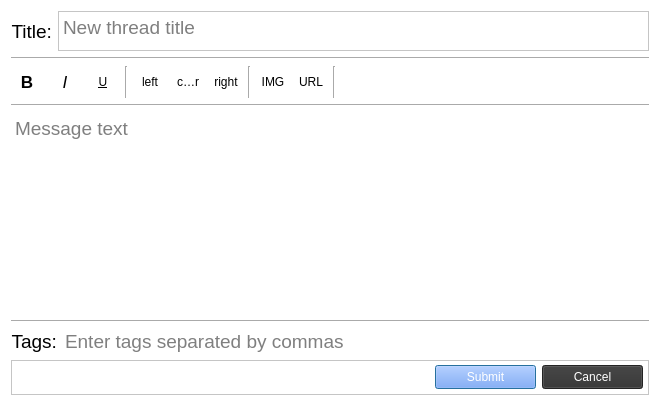
<?xml version="1.0" encoding="UTF-8"?>
<ui version="4.0">
 <author>Adalid Claure</author>
 <class>NewThreadDlg</class>
 <widget class="QDialog" name="NewThreadDlg">
  <property name="geometry">
   <rect>
    <x>0</x>
    <y>0</y>
    <width>660</width>
    <height>406</height>
   </rect>
  </property>
  <property name="sizePolicy">
   <sizepolicy hsizetype="Preferred" vsizetype="Preferred">
    <horstretch>0</horstretch>
    <verstretch>0</verstretch>
   </sizepolicy>
  </property>
  <property name="windowTitle">
   <string>New Thread</string>
  </property>
  <property name="styleSheet">
   <string notr="true">background-color: rgb(255, 255, 255);</string>
  </property>
  <layout class="QGridLayout" name="gridLayout_2">
   <item row="0" column="0">
    <layout class="QVBoxLayout" name="verticalLayout">
     <item>
      <layout class="QHBoxLayout" name="horizontalLayout">
       <property name="sizeConstraint">
        <enum>QLayout::SetDefaultConstraint</enum>
       </property>
       <item>
        <widget class="QLabel" name="titleLbl">
         <property name="minimumSize">
          <size>
           <width>40</width>
           <height>0</height>
          </size>
         </property>
         <property name="font">
          <font>
           <family>Helvetica</family>
           <pointsize>14</pointsize>
           <weight>50</weight>
           <bold>false</bold>
          </font>
         </property>
         <property name="styleSheet">
          <string notr="true">QLabel { color: rgb(0, 0, 0); }</string>
         </property>
         <property name="text">
          <string>Title:</string>
         </property>
         <property name="alignment">
          <set>Qt::AlignRight|Qt::AlignTrailing|Qt::AlignVCenter</set>
         </property>
        </widget>
       </item>
       <item>
        <widget class="owl::SpellCheckEdit" name="titleText">
         <property name="minimumSize">
          <size>
           <width>0</width>
           <height>20</height>
          </size>
         </property>
         <property name="maximumSize">
          <size>
           <width>16777215</width>
           <height>40</height>
          </size>
         </property>
         <property name="font">
          <font>
           <pointsize>14</pointsize>
          </font>
         </property>
         <property name="inputMethodHints">
          <set>Qt::ImhNone</set>
         </property>
         <property name="frameShape">
          <enum>QFrame::StyledPanel</enum>
         </property>
         <property name="frameShadow">
          <enum>QFrame::Plain</enum>
         </property>
         <property name="lineWidth">
          <number>0</number>
         </property>
         <property name="verticalScrollBarPolicy">
          <enum>Qt::ScrollBarAlwaysOff</enum>
         </property>
         <property name="horizontalScrollBarPolicy">
          <enum>Qt::ScrollBarAlwaysOff</enum>
         </property>
         <property name="tabChangesFocus">
          <bool>true</bool>
         </property>
         <property name="lineWrapMode">
          <enum>QPlainTextEdit::NoWrap</enum>
         </property>
         <property name="placeholderText">
          <string>New thread title</string>
         </property>
        </widget>
       </item>
      </layout>
     </item>
     <item>
      <widget class="Line" name="line_3">
       <property name="orientation">
        <enum>Qt::Horizontal</enum>
       </property>
      </widget>
     </item>
     <item>
      <layout class="QGridLayout" name="gridLayout_3">
       <item row="0" column="11">
        <widget class="Line" name="line_4">
         <property name="orientation">
          <enum>Qt::Vertical</enum>
         </property>
        </widget>
       </item>
       <item row="0" column="1">
        <widget class="QToolButton" name="boldBtn">
         <property name="minimumSize">
          <size>
           <width>32</width>
           <height>32</height>
          </size>
         </property>
         <property name="maximumSize">
          <size>
           <width>32</width>
           <height>32</height>
          </size>
         </property>
         <property name="font">
          <font>
           <pointsize>13</pointsize>
           <weight>75</weight>
           <bold>true</bold>
          </font>
         </property>
         <property name="toolTip">
          <string>Bold</string>
         </property>
         <property name="styleSheet">
          <string notr="true">QToolButton
{
    border-radius: 2px;
}

QToolButton:hover
{
  	background-color: #D0D0D0;
}</string>
         </property>
         <property name="text">
          <string>B</string>
         </property>
         <property name="autoRaise">
          <bool>true</bool>
         </property>
        </widget>
       </item>
       <item row="0" column="4">
        <widget class="Line" name="line_5">
         <property name="orientation">
          <enum>Qt::Vertical</enum>
         </property>
        </widget>
       </item>
       <item row="0" column="6">
        <widget class="QToolButton" name="centerBtn">
         <property name="minimumSize">
          <size>
           <width>32</width>
           <height>32</height>
          </size>
         </property>
         <property name="maximumSize">
          <size>
           <width>32</width>
           <height>32</height>
          </size>
         </property>
         <property name="styleSheet">
          <string notr="true">QToolButton
{
    border-radius: 2px;
}

QToolButton:hover
{
  	background-color: #D0D0D0;
}</string>
         </property>
         <property name="text">
          <string>center</string>
         </property>
         <property name="autoRaise">
          <bool>true</bool>
         </property>
        </widget>
       </item>
       <item row="0" column="7">
        <widget class="QToolButton" name="rightBtn">
         <property name="minimumSize">
          <size>
           <width>32</width>
           <height>32</height>
          </size>
         </property>
         <property name="maximumSize">
          <size>
           <width>32</width>
           <height>32</height>
          </size>
         </property>
         <property name="styleSheet">
          <string notr="true">QToolButton
{
    border-radius: 2px;
}

QToolButton:hover
{
  	background-color: #D0D0D0;
}</string>
         </property>
         <property name="text">
          <string>right</string>
         </property>
         <property name="autoRaise">
          <bool>true</bool>
         </property>
        </widget>
       </item>
       <item row="0" column="5">
        <widget class="QToolButton" name="leftBtn">
         <property name="minimumSize">
          <size>
           <width>32</width>
           <height>32</height>
          </size>
         </property>
         <property name="maximumSize">
          <size>
           <width>32</width>
           <height>32</height>
          </size>
         </property>
         <property name="styleSheet">
          <string notr="true">QToolButton
{
    border-radius: 2px;
}

QToolButton:hover
{
  	background-color: #D0D0D0;
}</string>
         </property>
         <property name="text">
          <string>left</string>
         </property>
         <property name="autoRaise">
          <bool>true</bool>
         </property>
        </widget>
       </item>
       <item row="0" column="2">
        <widget class="QToolButton" name="italicBtn">
         <property name="minimumSize">
          <size>
           <width>32</width>
           <height>32</height>
          </size>
         </property>
         <property name="maximumSize">
          <size>
           <width>32</width>
           <height>32</height>
          </size>
         </property>
         <property name="font">
          <font>
           <pointsize>13</pointsize>
           <italic>true</italic>
          </font>
         </property>
         <property name="toolTip">
          <string>Italic</string>
         </property>
         <property name="styleSheet">
          <string notr="true">QToolButton
{
    border-radius: 2px;
}

QToolButton:hover
{
  	background-color: #D0D0D0;
}</string>
         </property>
         <property name="text">
          <string>I</string>
         </property>
         <property name="autoRaise">
          <bool>true</bool>
         </property>
        </widget>
       </item>
       <item row="0" column="3">
        <widget class="QToolButton" name="underlineBtn">
         <property name="minimumSize">
          <size>
           <width>32</width>
           <height>32</height>
          </size>
         </property>
         <property name="maximumSize">
          <size>
           <width>32</width>
           <height>32</height>
          </size>
         </property>
         <property name="font">
          <font>
           <underline>true</underline>
          </font>
         </property>
         <property name="toolTip">
          <string>Underline</string>
         </property>
         <property name="styleSheet">
          <string notr="true">QToolButton
{
    border-radius: 2px;
}

QToolButton:hover
{
  	background-color: #D0D0D0;
}</string>
         </property>
         <property name="text">
          <string>U</string>
         </property>
         <property name="autoRaise">
          <bool>true</bool>
         </property>
        </widget>
       </item>
       <item row="0" column="13">
        <spacer name="horizontalSpacer_2">
         <property name="orientation">
          <enum>Qt::Horizontal</enum>
         </property>
         <property name="sizeHint" stdset="0">
          <size>
           <width>40</width>
           <height>20</height>
          </size>
         </property>
        </spacer>
       </item>
       <item row="0" column="10">
        <widget class="QToolButton" name="urlBtn">
         <property name="minimumSize">
          <size>
           <width>32</width>
           <height>32</height>
          </size>
         </property>
         <property name="maximumSize">
          <size>
           <width>32</width>
           <height>32</height>
          </size>
         </property>
         <property name="styleSheet">
          <string notr="true">QToolButton
{
    border-radius: 2px;
}

QToolButton:hover
{
  	background-color: #D0D0D0;
}</string>
         </property>
         <property name="text">
          <string>URL</string>
         </property>
         <property name="autoRaise">
          <bool>true</bool>
         </property>
        </widget>
       </item>
       <item row="0" column="9">
        <widget class="QToolButton" name="imgBtn">
         <property name="minimumSize">
          <size>
           <width>32</width>
           <height>32</height>
          </size>
         </property>
         <property name="maximumSize">
          <size>
           <width>32</width>
           <height>32</height>
          </size>
         </property>
         <property name="styleSheet">
          <string notr="true">QToolButton
{
    border-radius: 2px;
}

QToolButton:hover
{
  	background-color: #D0D0D0;
}</string>
         </property>
         <property name="text">
          <string>IMG</string>
         </property>
        </widget>
       </item>
       <item row="0" column="8">
        <widget class="Line" name="line_6">
         <property name="orientation">
          <enum>Qt::Vertical</enum>
         </property>
        </widget>
       </item>
      </layout>
     </item>
     <item>
      <widget class="Line" name="line">
       <property name="orientation">
        <enum>Qt::Horizontal</enum>
       </property>
      </widget>
     </item>
     <item>
      <widget class="owl::SpellCheckEdit" name="postTxt">
       <property name="font">
        <font>
         <family>Helvetica</family>
         <pointsize>14</pointsize>
        </font>
       </property>
       <property name="cursor" stdset="0">
        <cursorShape>IBeamCursor</cursorShape>
       </property>
       <property name="styleSheet">
        <string notr="true">QPlainTextEdit { border: 5px; }</string>
       </property>
       <property name="frameShape">
        <enum>QFrame::NoFrame</enum>
       </property>
       <property name="frameShadow">
        <enum>QFrame::Plain</enum>
       </property>
       <property name="lineWidth">
        <number>5</number>
       </property>
       <property name="tabChangesFocus">
        <bool>true</bool>
       </property>
       <property name="placeholderText">
        <string>Message text</string>
       </property>
      </widget>
     </item>
     <item>
      <widget class="Line" name="line_2">
       <property name="orientation">
        <enum>Qt::Horizontal</enum>
       </property>
      </widget>
     </item>
     <item>
      <layout class="QHBoxLayout" name="tagsFrame">
       <item>
        <widget class="QLabel" name="tagsLbl">
         <property name="minimumSize">
          <size>
           <width>40</width>
           <height>0</height>
          </size>
         </property>
         <property name="font">
          <font>
           <family>Helvetica</family>
           <pointsize>14</pointsize>
           <weight>50</weight>
           <bold>false</bold>
          </font>
         </property>
         <property name="styleSheet">
          <string notr="true">QLabel { color: rgb(0, 0, 0); }</string>
         </property>
         <property name="text">
          <string>Tags:</string>
         </property>
         <property name="alignment">
          <set>Qt::AlignRight|Qt::AlignTrailing|Qt::AlignVCenter</set>
         </property>
        </widget>
       </item>
       <item>
        <widget class="owl::FocusEventLineEdit" name="tagsTxt">
         <property name="font">
          <font>
           <family>Helvetica</family>
           <pointsize>14</pointsize>
          </font>
         </property>
         <property name="frame">
          <bool>false</bool>
         </property>
         <property name="placeholderText">
          <string>Enter tags separated by commas</string>
         </property>
        </widget>
       </item>
      </layout>
     </item>
     <item>
      <widget class="QFrame" name="frame">
       <property name="minimumSize">
        <size>
         <width>0</width>
         <height>35</height>
        </size>
       </property>
       <property name="styleSheet">
        <string notr="true"/>
       </property>
       <property name="frameShape">
        <enum>QFrame::StyledPanel</enum>
       </property>
       <property name="frameShadow">
        <enum>QFrame::Raised</enum>
       </property>
       <layout class="QGridLayout" name="gridLayout">
        <property name="leftMargin">
         <number>0</number>
        </property>
        <property name="topMargin">
         <number>2</number>
        </property>
        <property name="rightMargin">
         <number>5</number>
        </property>
        <property name="bottomMargin">
         <number>2</number>
        </property>
        <item row="0" column="2">
         <layout class="QHBoxLayout" name="horizontalLayout_2">
          <item>
           <widget class="QPushButton" name="saveButton">
            <property name="minimumSize">
             <size>
              <width>101</width>
              <height>24</height>
             </size>
            </property>
            <property name="maximumSize">
             <size>
              <width>101</width>
              <height>24</height>
             </size>
            </property>
            <property name="focusPolicy">
             <enum>Qt::StrongFocus</enum>
            </property>
            <property name="styleSheet">
             <string notr="true">QPushButton
{
	color: rgb(255, 255, 255);
	background-color: rgb(102, 153, 255);
}

QPushButton:hover
{
	background-color: #A3C2FC;
}

QPushButton:focus
{ 
	background-color: #A3C2FC;;
}

QPushButton[enabled=&quot;false&quot;]
{
	background-color: grey;
	color: lightgrey;
}</string>
            </property>
            <property name="text">
             <string>Submit</string>
            </property>
            <property name="checkable">
             <bool>false</bool>
            </property>
            <property name="default">
             <bool>false</bool>
            </property>
            <property name="flat">
             <bool>false</bool>
            </property>
           </widget>
          </item>
          <item>
           <widget class="QPushButton" name="cancelButton">
            <property name="minimumSize">
             <size>
              <width>101</width>
              <height>24</height>
             </size>
            </property>
            <property name="maximumSize">
             <size>
              <width>101</width>
              <height>24</height>
             </size>
            </property>
            <property name="focusPolicy">
             <enum>Qt::StrongFocus</enum>
            </property>
            <property name="styleSheet">
             <string notr="true">QPushButton
{
	background-color: rgb(50, 50, 50);
	color: rgb(255, 255, 255);
}

QPushButton:hover
{
	background-color: lightgrey;
	border-color: rgb(255, 255, 255);
}

QPushButton:focus
{ 
	background-color: lightgrey;
}</string>
            </property>
            <property name="text">
             <string>Cancel</string>
            </property>
           </widget>
          </item>
         </layout>
        </item>
        <item row="0" column="1">
         <widget class="QLabel" name="statusLbl">
          <property name="sizePolicy">
           <sizepolicy hsizetype="MinimumExpanding" vsizetype="Preferred">
            <horstretch>0</horstretch>
            <verstretch>0</verstretch>
           </sizepolicy>
          </property>
          <property name="text">
           <string/>
          </property>
         </widget>
        </item>
        <item row="0" column="0">
         <widget class="QLabel" name="statusImgLbl">
          <property name="minimumSize">
           <size>
            <width>28</width>
            <height>28</height>
           </size>
          </property>
          <property name="maximumSize">
           <size>
            <width>28</width>
            <height>28</height>
           </size>
          </property>
          <property name="text">
           <string/>
          </property>
          <property name="scaledContents">
           <bool>true</bool>
          </property>
         </widget>
        </item>
       </layout>
      </widget>
     </item>
    </layout>
   </item>
  </layout>
 </widget>
 <customwidgets>
  <customwidget>
   <class>owl::FocusEventLineEdit</class>
   <extends>QLineEdit</extends>
   <header>FocusEventLineEdit.h</header>
  </customwidget>
  <customwidget>
   <class>owl::SpellCheckEdit</class>
   <extends>QPlainTextEdit</extends>
   <header>PostTextEditor.h</header>
  </customwidget>
 </customwidgets>
 <tabstops>
  <tabstop>titleText</tabstop>
  <tabstop>postTxt</tabstop>
  <tabstop>tagsTxt</tabstop>
  <tabstop>saveButton</tabstop>
  <tabstop>cancelButton</tabstop>
  <tabstop>boldBtn</tabstop>
  <tabstop>italicBtn</tabstop>
  <tabstop>underlineBtn</tabstop>
  <tabstop>leftBtn</tabstop>
  <tabstop>centerBtn</tabstop>
  <tabstop>rightBtn</tabstop>
 </tabstops>
 <resources/>
 <connections/>
</ui>
